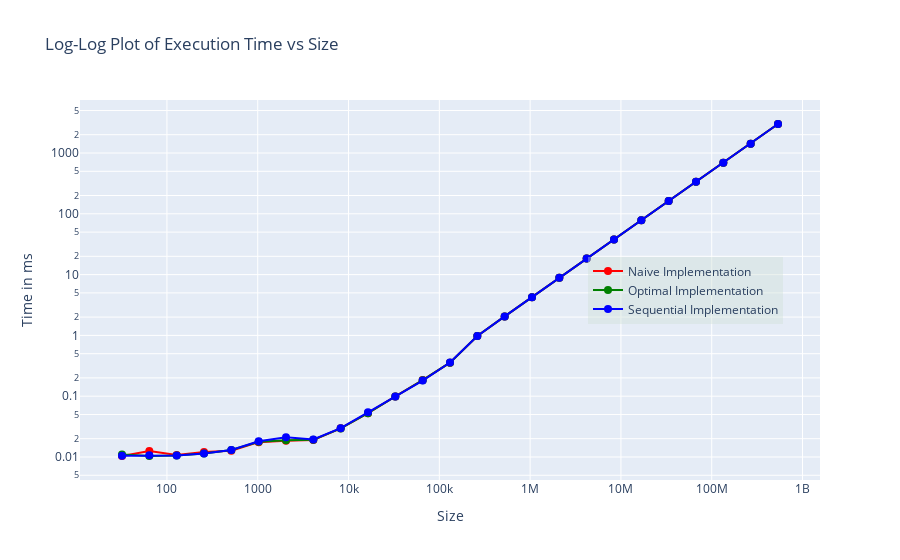

Here is the notebook cell this chart was saved with:
### Code cell
import pandas as pd
import plotly.graph_objects as go
import numpy as np

# Load the data from CSV files
df_naive = pd.read_csv('timing_naive.csv')
df_optimal = pd.read_csv('timing_optimal.csv')
df_seq = pd.read_csv("timing_seq.csv")


# Calculate means for both datasets
naive_means = df_naive.groupby("Size")["Time(ms)"].mean()
optimal_means = df_optimal.groupby("Size")["Time(ms)"].mean()
seq_means = df_seq.groupby("Size")["Time(ms)"].mean()

# Create a figure to plot the data
fig = go.Figure()

fig.add_trace(go.Scatter(
    x=naive_means.index,
    y=naive_means.values,
    mode='lines+markers',
    marker=dict(color='red', size=8),
    line=dict(color='red'),
    name='Naive Implementation'
))

fig.add_trace(go.Scatter(
    x=optimal_means.index,
    y=optimal_means.values,
    mode='lines+markers',
    marker=dict(color='green', size=8),
    line=dict(color='green'),
    name='Optimal Implementation'
))

fig.add_trace(go.Scatter(
    x=seq_means.index,
    y=seq_means.values,
    mode='lines+markers',
    marker=dict(color='blue', size=8),
    line=dict(color='blue'),
    name='Sequential Implementation'
))

# Update layout to use log scale on both axes and configure the plot
fig.update_layout(
    title='Log-Log Plot of Execution Time vs Size',
    xaxis_title='Size',
    yaxis_title='Time in ms',
    xaxis=dict(type='log'),
    yaxis=dict(type='log'),
    legend=dict(y=0.5, x=0.95, xanchor='right', bgcolor='rgba(205, 223, 212, 0.4)')
)

fig.show()

### Figure 1 — Plotly figure (JSON) as saved in the notebook; plotly's stock layout.template omitted (floating-point values rounded to 4 significant figures)
{"data": [{"line": {"color": "red"}, "marker": {"color": "red", "size": 8}, "mode": "lines+markers", "name": "Naive Implementation", "type": "scatter", "x": [32, 64, 128, 256, 512, 1024, 2048, 4096, 8192, 16384, 32768, 65536, 131072, 262144, 524288, 1048576, 2097152, 4194304, 8388608, 16777216, 33554432, 67108864, 134217728, 268435456, 536870912], "y": [0.01039, 0.01251, 0.01073, 0.01211, 0.01267, 0.01755, 0.01854, 0.019, 0.02957, 0.05246, 0.09904, 0.1843, 0.356, 0.9798, 2.053, 4.253, 8.847, 18.32, 37.88, 78.64, 162.9, 336.2, 693.7, 1425.0, 3001.0]}, {"line": {"color": "green"}, "marker": {"color": "green", "size": 8}, "mode": "lines+markers", "name": "Optimal Implementation", "type": "scatter", "x": [32, 64, 128, 256, 512, 1024, 2048, 4096, 8192, 16384, 32768, 65536, 131072, 262144, 524288, 1048576, 2097152, 4194304, 8388608, 16777216, 33554432, 67108864, 134217728, 268435456, 536870912], "y": [0.01093, 0.01038, 0.01061, 0.01145, 0.01299, 0.01774, 0.01885, 0.01915, 0.02954, 0.05256, 0.09886, 0.1833, 0.3562, 0.9802, 2.054, 4.254, 8.848, 18.32, 37.87, 78.63, 162.9, 336.2, 693.6, 1425.0, 3001.0]}, {"line": {"color": "blue"}, "marker": {"color": "blue", "size": 8}, "mode": "lines+markers", "name": "Sequential Implementation", "type": "scatter", "x": [32, 64, 128, 256, 512, 1024, 2048, 4096, 8192, 16384, 32768, 65536, 131072, 262144, 524288, 1048576, 2097152, 4194304, 8388608, 16777216, 33554432, 67108864, 134217728, 268435456, 536870912], "y": [0.0105, 0.01071, 0.01062, 0.01141, 0.01301, 0.01818, 0.0211, 0.01941, 0.02978, 0.05433, 0.09907, 0.1804, 0.3579, 0.9798, 2.053, 4.253, 8.846, 18.32, 37.87, 78.64, 162.9, 336.2, 693.6, 1425.0, 3001.0]}], "layout": {"legend": {"bgcolor": "rgba(205, 223, 212, 0.4)", "x": 0.95, "xanchor": "right", "y": 0.5}, "title": {"text": "Log-Log Plot of Execution Time vs Size"}, "xaxis": {"title": {"text": "Size"}, "type": "log"}, "yaxis": {"title": {"text": "Time in ms"}, "type": "log"}}}
